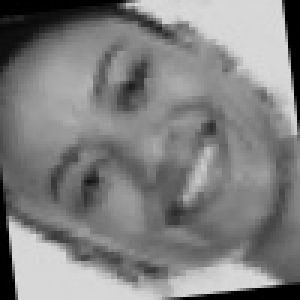
#> input picture Part_3/Age/Adult/train/happy/Adult_train_happy_213.jpg, 100 x 100 px, found by its file name (shown 3 times larger); its folder holds 4 pictures in this run
$ python Main.py
#> lines starting #> are read from the running program, lines starting #| are printed output that depends on the picture
### Data_Cleaning.py
# This file is for cleaning our dataset images for the 4 emotions: happy, neutral, focused and surprised.
# The data cleaning steps that we used are:
#   1. Data resizing
#   2. Slight Rotations to increase Robustness
#   3. Brightness Adjustments
#   4. Slight Cropping

# Import the necessary libraries
import os # Used for navigating directories/paths
import cv2 # Used for reading, writing and manipulating images
import numpy as numpy # Used for data robustness operations such as rotations, brightness and cropping

# Function to perform data cleaning on a folder of the dataset
def clean_folder(folder_path):
    # List files contained in the folder
    files = os.listdir(folder_path)

    # Iterate through the files
    for file in files:
        # Construct the complete path to the file
        file_path = os.path.join(folder_path, file)

        # Check if the file is an image or not
        if file.endswith((".jpg", ".png", ".jpeg")):
            # Load the image using OpenCV (cv2)
            img = cv2.imread(file_path)
#> img is the input picture: shape (100, 100, 3); min 0, max 220, mean 128.2

            # Data cleaning operations
            # Resizing the images to 48x48 px
            img = cv2.resize(img, (48, 48))
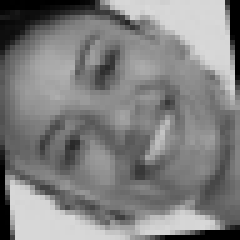
#> img: shape (48, 48, 3) (shown 5 times larger); min 0, max 217, mean 128.2

            # Apply slight rotation
            rotation_angle = numpy.random.randint(-10, 10)  # Random rotation angle between -10 and 10 degrees
            rows, cols, _ = img.shape
#> rows = 48; cols = 48
            rotation_matrix = cv2.getRotationMatrix2D((cols/2, rows/2), rotation_angle, 1)
            img = cv2.warpAffine(img, rotation_matrix, (cols, rows))
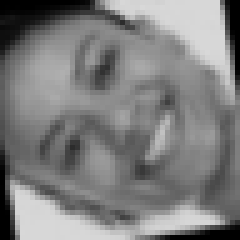
#> img: shape (48, 48, 3) (shown 5 times larger); min 0, max 216, mean 126.3

            # Apply brightness adjustment
            brightness_factor = numpy.random.uniform(0.5, 1.5)  # Random brightness factor between 0.5 and 1.5
            img = cv2.convertScaleAbs(img, alpha=brightness_factor, beta=0)

            # Apply minor cropping to increase robustness of the model
            crop_percentage = 0.1
            crop_height = int(img.shape[0] * crop_percentage)
#> crop_height = 4
            crop_width = int(img.shape[1] * crop_percentage)
#> crop_width = 4
            img = img[crop_height: -crop_height, crop_width: -crop_width]
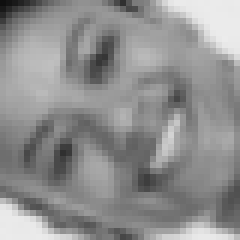
#> img: shape (40, 40, 3) (shown 6 times larger); min 15, max 236, mean 143.6

            # Save the processed image back to the same file path
            cv2.imwrite(file_path, img)

            print(f"Processed image: {file_path}")
        else:
            print(f"Ignored non-image file: {file_path}")
#> pass 2 of the loop in clean_folder, `for file in files:`:
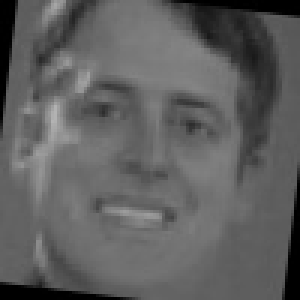
#> input picture Part_3/Age/Adult/train/happy/Adult_train_happy_30.jpg, 100 x 100 px, found by its file name (shown 3 times larger)
#> in clean_folder, img is the input picture: shape (100, 100, 3); min 0, max 179, mean 94.9
#> in clean_folder, `img = cv2.warpAffine(img, rotation_matrix, (cols, rows))`:
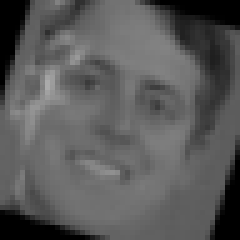
#> img: shape (48, 48, 3) (shown 5 times larger); min 0, max 171, mean 89.3
#> in clean_folder, `img = img[crop_height: -crop_height, crop_width: -crop_width]`:
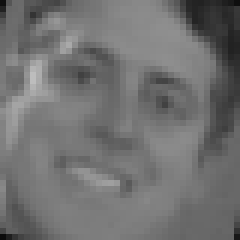
#> img: shape (40, 40, 3) (shown 6 times larger); min 11, max 189, mean 112.9
#> pass 3 of the loop in clean_folder, `for file in files:`:
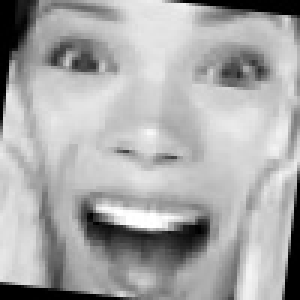
#> input picture Part_3/Age/Adult/train/happy/Adult_train_happy_54.jpg, 100 x 100 px, found by its file name (shown 3 times larger)
#> in clean_folder, img is the input picture: shape (100, 100, 3); min 0, max 255, mean 169.3
#> in clean_folder, `img = cv2.convertScaleAbs(img, alpha=brightness_factor, beta=0)`:
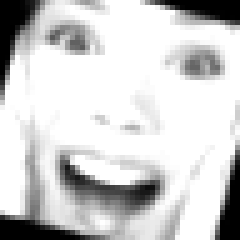
#> img: shape (48, 48, 3) (shown 5 times larger); min 0, max 255, mean 205.9
#> in clean_folder, `img = img[crop_height: -crop_height, crop_width: -crop_width]`:
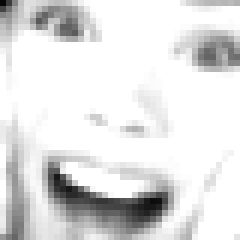
#> img: shape (40, 40, 3) (shown 6 times larger); min 7, max 255, mean 224.8
#> the loop made 4 passes; the first 3 are shown

### Main.py
from Data_Cleaning import clean_folder

# Paths for our datasets: training set and testing set for all emotions: happy, neutral, surprised and focused
train_happy_path = "/Users/doghm/OneDrive/Documents/Concordia/Semester 6/COMP 472/Dataset/train/happy"
train_neutral_path = "/Users/doghm/OneDrive/Documents/Concordia/Semester 6/COMP 472/Dataset/train/neutral"
train_surprise_path = "/Users/doghm/OneDrive/Documents/Concordia/Semester 6/COMP 472/Dataset/train/surprised"
test_happy_path = "/Users/doghm/OneDrive/Documents/Concordia/Semester 6/COMP 472/Dataset/test/happy"
test_neutral_path = "/Users/doghm/OneDrive/Documents/Concordia/Semester 6/COMP 472/Dataset/test/neutral"
test_surprise_path = "/Users/doghm/OneDrive/Documents/Concordia/Semester 6/COMP 472/Dataset/test/surprised"

# Clean all images for all emotions: happy, neutral, surprised and focused
clean_folder(train_happy_path)
#> (the run stopped early here; a loop or call above may not have finished)
